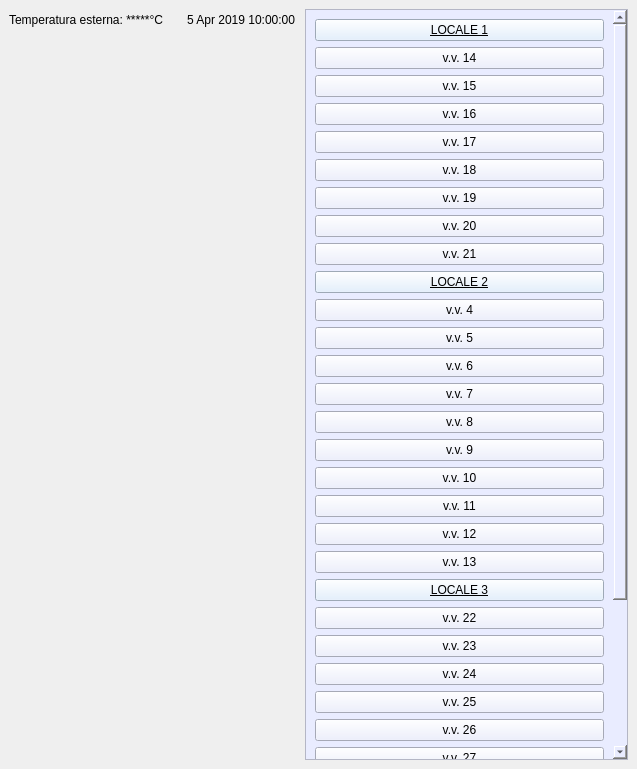
<?xml version="1.0" encoding="UTF-8"?>
<ui version="4.0">
 <class>CantinaGUI</class>
 <widget class="QMainWindow" name="CantinaGUI">
  <property name="windowModality">
   <enum>Qt::WindowModal</enum>
  </property>
  <property name="enabled">
   <bool>true</bool>
  </property>
  <property name="geometry">
   <rect>
    <x>0</x>
    <y>0</y>
    <width>637</width>
    <height>769</height>
   </rect>
  </property>
  <property name="minimumSize">
   <size>
    <width>637</width>
    <height>769</height>
   </size>
  </property>
  <property name="font">
   <font>
    <stylestrategy>PreferAntialias</stylestrategy>
   </font>
  </property>
  <property name="windowTitle">
   <string>MAPPA VASI VINARI</string>
  </property>
  <property name="windowIcon">
   <iconset>
    <normaloff>:/sfondo/2_grappoloicon.png</normaloff>:/sfondo/2_grappoloicon.png</iconset>
  </property>
  <property name="autoFillBackground">
   <bool>true</bool>
  </property>
  <property name="styleSheet">
   <string notr="true"/>
  </property>
  <property name="animated">
   <bool>true</bool>
  </property>
  <property name="unifiedTitleAndToolBarOnMac">
   <bool>true</bool>
  </property>
  <widget class="QWidget" name="centralwidget">
   <layout class="QGridLayout" name="gridLayout_2">
    <item row="1" column="0">
     <widget class="QLabel" name="mappacantLabel">
      <property name="text">
       <string>&lt;html&gt;&lt;head/&gt;&lt;body&gt;&lt;p&gt;&lt;img src=&quot;:/sfondo/3_Planimetria_Botti.png&quot;/&gt;&lt;/p&gt;&lt;/body&gt;&lt;/html&gt;</string>
      </property>
     </widget>
    </item>
    <item row="0" column="1" rowspan="2">
     <widget class="QScrollArea" name="list_scrollarea">
      <property name="styleSheet">
       <string notr="true">background-color: rgb(233, 236, 255);</string>
      </property>
      <property name="widgetResizable">
       <bool>true</bool>
      </property>
      <widget class="QWidget" name="list_grid">
       <property name="geometry">
        <rect>
         <x>0</x>
         <y>0</y>
         <width>102</width>
         <height>1101</height>
        </rect>
       </property>
       <layout class="QGridLayout" name="gridLayout">
        <item row="3" column="0">
         <widget class="QPushButton" name="vv16">
          <property name="text">
           <string>v.v. 16</string>
          </property>
         </widget>
        </item>
        <item row="9" column="0">
         <widget class="QPushButton" name="locale2">
          <property name="font">
           <font>
            <underline>true</underline>
           </font>
          </property>
          <property name="styleSheet">
           <string notr="true">background-color: rgb(221, 237, 255);</string>
          </property>
          <property name="text">
           <string>LOCALE 2</string>
          </property>
         </widget>
        </item>
        <item row="1" column="0">
         <widget class="QPushButton" name="vv14">
          <property name="text">
           <string>v.v. 14</string>
          </property>
         </widget>
        </item>
        <item row="21" column="0">
         <widget class="QPushButton" name="vv22">
          <property name="text">
           <string>v.v. 22</string>
          </property>
         </widget>
        </item>
        <item row="32" column="0">
         <widget class="QPushButton" name="vv33">
          <property name="text">
           <string>v.v. 33</string>
          </property>
         </widget>
        </item>
        <item row="13" column="0">
         <widget class="QPushButton" name="vv7">
          <property name="text">
           <string>v.v. 7</string>
          </property>
         </widget>
        </item>
        <item row="31" column="0">
         <widget class="QPushButton" name="vv32">
          <property name="text">
           <string>v.v. 32</string>
          </property>
         </widget>
        </item>
        <item row="6" column="0">
         <widget class="QPushButton" name="vv19">
          <property name="text">
           <string>v.v. 19</string>
          </property>
         </widget>
        </item>
        <item row="2" column="0">
         <widget class="QPushButton" name="vv15">
          <property name="text">
           <string>v.v. 15</string>
          </property>
         </widget>
        </item>
        <item row="26" column="0">
         <widget class="QPushButton" name="vv27">
          <property name="text">
           <string>v.v. 27</string>
          </property>
         </widget>
        </item>
        <item row="24" column="0">
         <widget class="QPushButton" name="vv25">
          <property name="text">
           <string>v.v. 25</string>
          </property>
         </widget>
        </item>
        <item row="22" column="0">
         <widget class="QPushButton" name="vv23">
          <property name="text">
           <string>v.v. 23</string>
          </property>
         </widget>
        </item>
        <item row="14" column="0">
         <widget class="QPushButton" name="vv8">
          <property name="text">
           <string>v.v. 8</string>
          </property>
         </widget>
        </item>
        <item row="28" column="0">
         <widget class="QPushButton" name="vv29">
          <property name="text">
           <string>v.v. 29</string>
          </property>
         </widget>
        </item>
        <item row="29" column="0">
         <widget class="QPushButton" name="vv30">
          <property name="text">
           <string>v.v. 30</string>
          </property>
         </widget>
        </item>
        <item row="4" column="0">
         <widget class="QPushButton" name="vv17">
          <property name="text">
           <string>v.v. 17</string>
          </property>
         </widget>
        </item>
        <item row="20" column="0">
         <widget class="QPushButton" name="locale3">
          <property name="font">
           <font>
            <underline>true</underline>
           </font>
          </property>
          <property name="styleSheet">
           <string notr="true">background-color: rgb(221, 237, 255);</string>
          </property>
          <property name="text">
           <string>LOCALE 3</string>
          </property>
         </widget>
        </item>
        <item row="27" column="0">
         <widget class="QPushButton" name="vv28">
          <property name="text">
           <string>v.v. 28</string>
          </property>
         </widget>
        </item>
        <item row="23" column="0">
         <widget class="QPushButton" name="vv24">
          <property name="text">
           <string>v.v. 24</string>
          </property>
         </widget>
        </item>
        <item row="7" column="0">
         <widget class="QPushButton" name="vv20">
          <property name="text">
           <string>v.v. 20</string>
          </property>
         </widget>
        </item>
        <item row="5" column="0">
         <widget class="QPushButton" name="vv18">
          <property name="text">
           <string>v.v. 18</string>
          </property>
         </widget>
        </item>
        <item row="8" column="0">
         <widget class="QPushButton" name="vv21">
          <property name="text">
           <string>v.v. 21</string>
          </property>
         </widget>
        </item>
        <item row="16" column="0">
         <widget class="QPushButton" name="vv10">
          <property name="text">
           <string>v.v. 10</string>
          </property>
         </widget>
        </item>
        <item row="30" column="0">
         <widget class="QPushButton" name="vv31">
          <property name="text">
           <string>v.v. 31</string>
          </property>
         </widget>
        </item>
        <item row="25" column="0">
         <widget class="QPushButton" name="vv26">
          <property name="text">
           <string>v.v. 26</string>
          </property>
         </widget>
        </item>
        <item row="17" column="0">
         <widget class="QPushButton" name="vv11">
          <property name="text">
           <string>v.v. 11</string>
          </property>
         </widget>
        </item>
        <item row="18" column="0">
         <widget class="QPushButton" name="vv12">
          <property name="text">
           <string>v.v. 12</string>
          </property>
         </widget>
        </item>
        <item row="19" column="0">
         <widget class="QPushButton" name="vv13">
          <property name="text">
           <string>v.v. 13</string>
          </property>
         </widget>
        </item>
        <item row="12" column="0">
         <widget class="QPushButton" name="vv6">
          <property name="text">
           <string>v.v. 6</string>
          </property>
         </widget>
        </item>
        <item row="10" column="0">
         <widget class="QPushButton" name="vv4">
          <property name="text">
           <string>v.v. 4</string>
          </property>
         </widget>
        </item>
        <item row="11" column="0">
         <widget class="QPushButton" name="vv5">
          <property name="text">
           <string>v.v. 5</string>
          </property>
         </widget>
        </item>
        <item row="0" column="0">
         <widget class="QPushButton" name="locale1">
          <property name="font">
           <font>
            <underline>true</underline>
           </font>
          </property>
          <property name="styleSheet">
           <string notr="true">background-color: rgb(221, 237, 255);</string>
          </property>
          <property name="text">
           <string>LOCALE 1</string>
          </property>
         </widget>
        </item>
        <item row="15" column="0">
         <widget class="QPushButton" name="vv9">
          <property name="text">
           <string>v.v. 9</string>
          </property>
         </widget>
        </item>
       </layout>
      </widget>
     </widget>
    </item>
    <item row="0" column="0">
     <layout class="QGridLayout" name="top_grid">
      <item row="0" column="1">
       <widget class="QDateTimeEdit" name="dataoraTimeEdit">
        <property name="layoutDirection">
         <enum>Qt::LeftToRight</enum>
        </property>
        <property name="styleSheet">
         <string notr="true">background-color: rgba(255, 255, 255, 0);</string>
        </property>
        <property name="frame">
         <bool>false</bool>
        </property>
        <property name="alignment">
         <set>Qt::AlignRight|Qt::AlignTrailing|Qt::AlignVCenter</set>
        </property>
        <property name="readOnly">
         <bool>true</bool>
        </property>
        <property name="buttonSymbols">
         <enum>QAbstractSpinBox::NoButtons</enum>
        </property>
        <property name="dateTime">
         <datetime>
          <hour>10</hour>
          <minute>0</minute>
          <second>0</second>
          <year>2019</year>
          <month>4</month>
          <day>5</day>
         </datetime>
        </property>
        <property name="date">
         <date>
          <year>2019</year>
          <month>4</month>
          <day>5</day>
         </date>
        </property>
        <property name="time">
         <time>
          <hour>10</hour>
          <minute>0</minute>
          <second>0</second>
         </time>
        </property>
        <property name="maximumDate">
         <date>
          <year>7999</year>
          <month>12</month>
          <day>31</day>
         </date>
        </property>
       </widget>
      </item>
      <item row="0" column="0">
       <widget class="QLabel" name="tempestLabel">
        <property name="text">
         <string>Temperatura esterna: *****°C</string>
        </property>
       </widget>
      </item>
     </layout>
    </item>
   </layout>
  </widget>
 </widget>
 <resources>
  <include location="sfondoCantina.qrc"/>
 </resources>
 <connections/>
</ui>
